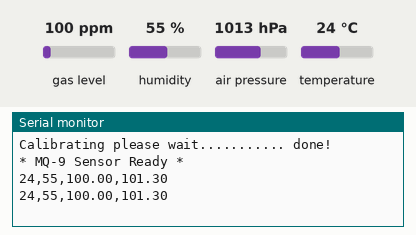
The sketch below on a simulated Arduino Uno, built with avr-gcc and run on an emulated ATmega328P. Shown: the last lines printed to the serial monitor. The test bench sets the inputs (shaded band); at power-on: gas level 100 ppm, humidity 55 %, air pressure 1013 hPa, temperature 24 °C.

Above: at 2.8 s.
2.9 s: gas level set to 20 ppm
At 5.1 s:
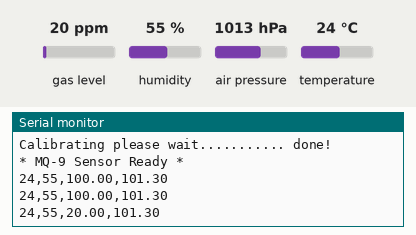
5.6 s: humidity set to 22 %
At 7.6 s:
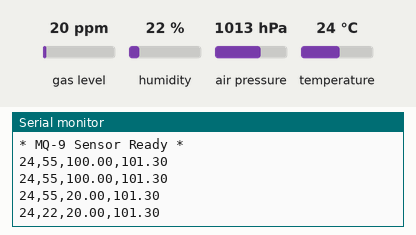
8.3 s: air pressure set to 952 hPa
At 10.8 s:
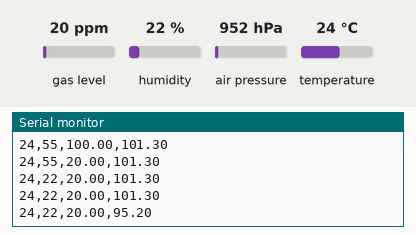
11.0 s: temperature set to 12 °C
At 12.9 s:
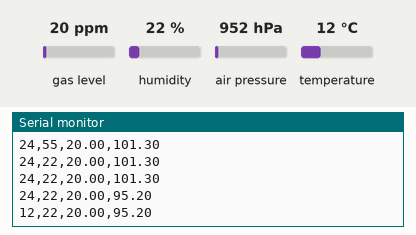
13.7 s: gas level set to 250 ppm
At 15.4 s:
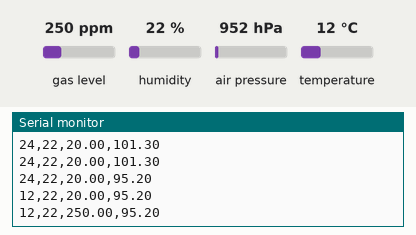
16.4 s: air pressure set to 975 hPa
At 16.4 s:
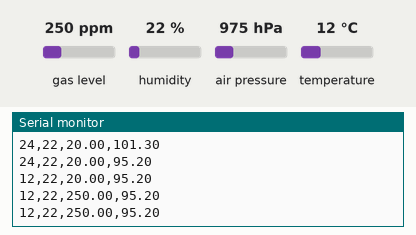
Timing chart, 0 to 19.4 s (numbered marks = the images above; inputs shaded):
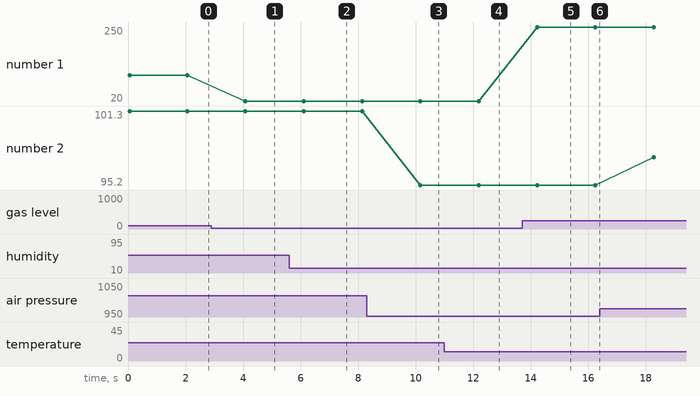

The sketch:

boom-boom-boom.ino
```cpp
// Include the necessary libraries
#include <MQUnifiedsensor.h>
#include <DFRobot_DHT11.h>
#include <Wire.h>
#include <Adafruit_Sensor.h>
#include <Adafruit_BMP280.h>

// Hardware-related macros
#define Board "Arduino UNO"
#define Pin A0  // Analog input pin
#define Type "MQ-9"
#define Voltage_Resolution 5
#define ADC_Bit_Resolution 10  // For Arduino UNO/MEGA/NANO
#define RatioMQ9CleanAir 9.6  // RS/R0 ratio in clean air

// DHT11 pin definition
#define DHT11_PIN 10

// Sensor objects
DFRobot_DHT11 DHT;
MQUnifiedsensor MQ9(Board, Voltage_Resolution, ADC_Bit_Resolution, Pin, Type);
Adafruit_BMP280 bmp;

void setup() {
  // Initialize serial communication
  Serial.begin(9600);

  // Initialize BMP280
  if (!bmp.begin(0x76)) {
    Serial.println("BMP280 initialization failed. Check connections!");
    while (1);
  }

  // Initialize MQ-9 sensor
  MQ9.setRegressionMethod(1);  // Exponential regression (PPM = a * ratio^b)
  MQ9.init();

  Serial.print("Calibrating please wait.");
  float calcR0 = 0;
  for (int i = 1; i <= 10; i++) {
    MQ9.update();  // Update data
    calcR0 += MQ9.calibrate(RatioMQ9CleanAir);
    Serial.print(".");
  }
  MQ9.setR0(calcR0 / 10);
  Serial.println(" done!");

  if (isinf(calcR0)) {
    Serial.println("Error: R0 is infinite. Check wiring!");
    while (1);
  }
  if (calcR0 == 0) {
    Serial.println("Error: R0 is zero. Check wiring!");
    while (1);
  }

  Serial.println("* MQ-9 Sensor Ready *");
}

void loop() {
  // Read temperature and humidity from DHT11
  DHT.read(DHT11_PIN);
//  Serial.print("Temp: ");
  Serial.print(DHT.temperature);
//  Serial.print(" °C, Humidity: ");
  Serial.print(",");
  Serial.print(DHT.humidity);
  Serial.print(",");
//  Serial.println(" %");

  // Read gas concentration
  MQ9.update();
  MQ9.setA(599.65); MQ9.setB(-2.244);  // CO concentration model
  float CO = MQ9.readSensor();
  //Serial.print("CO Concentration: ");
  Serial.print(CO);
  Serial.print(",");

  // Read temperature, pressure, and altitude from BMP280
//  Serial.print("Temperature: ");
//  Serial.print(bmp.readTemperature());
//  Serial.println(" °C");

//  Serial.print("Pressure: ");
  Serial.print(bmp.readPressure()/ 1000);  // Convert to kPa

//  Serial.println(" hPa");

// */ Serial.print("Altitude: ");
//  Serial.print(bmp.readAltitude(1013.25));  // Standard sea level pressure
//  Serial.println(" m");
  Serial.println();
  delay(2000);  // Delay for 2 seconds
}
```

Measured:
- after the input at 2.9 s, the serial monitor: prints a new line after 1.2 s (image 1)
- after the input at 5.6 s, the serial monitor: prints a new line after 0.51 s (image 2)
- after the input at 8.3 s, the serial monitor: prints a new line after 1.9 s (image 3)
- after the input at 11.0 s, the serial monitor: prints a new line after 1.2 s (image 4)
- after the input at 13.7 s, the serial monitor: prints a new line after 0.52 s (image 5)
- plotted number 1: 100 → 20 after the input at 2.9 s, 20 → 250 after the input at 13.7 s
- plotted number 2: 101.3 → 95.2 after the input at 8.3 s, 95.2 → 97.5 after the input at 16.4 s
